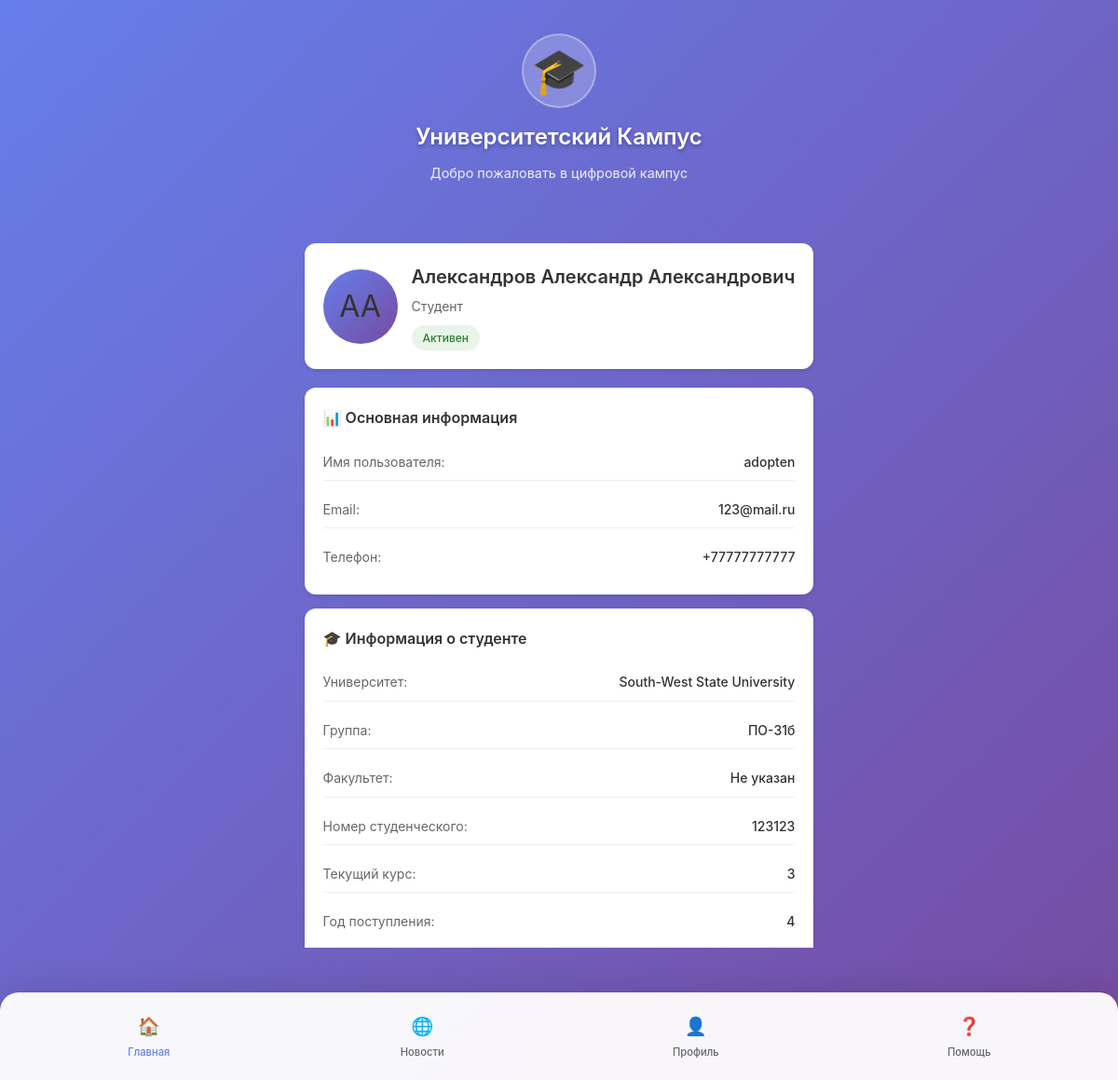
/profile/ (signed in), run on the app's committed database.
### main/models.py (models this page shows, shortened)
class Person(models.Model):
    user = models.OneToOneField(
        settings.AUTH_USER_MODEL, on_delete=models.SET_NULL, null=True, blank=True,
        related_name='person', help_text="Связь с Django User (если есть)"
    )
    last_name = models.CharField("Фамилия", max_length=128)
    first_name = models.CharField("Имя", max_length=128)
    middle_name = models.CharField("Отчество", max_length=128, blank=True)
    role = models.ForeignKey('Role', related_name='role', on_delete=models.SET_NULL, null=True, blank=True)
    email = models.EmailField(blank=True)
    phone = models.CharField(max_length=32, blank=True)
    vk_user_id = models.CharField(
        "VK/Max user id", max_length=64, blank=True, db_index=True
    )
    class Meta:
        indexes = [models.Index(fields=["vk_user_id"])]

class Role(models.Model):
    PERMISSION = [
        ("Moderator_3lvl", "Модератор 3ур."),
        ("Moderator_2lvl", "Модератор 2ур."),
        ("Moderator_1lvl",  "Модератор 1ур."),
        ("Teacher", "Учитель"),
        ("Journalist", "Журналист"),
        ("Headman", "Модерация группы"),
        ("Student", "Студент"),
        ("Applicant", "Абитуриент"),
        ("Guest", "Гость"),
    ]
    permission = models.CharField(max_length=64, choices=PERMISSION)
    name = models.CharField(max_length=32)

class Student(models.Model):
    person = models.OneToOneField(Person, on_delete=models.CASCADE, related_name='student')
    university = models.ForeignKey('University', on_delete=models.CASCADE, related_name='students')
    student_group = models.ForeignKey(StudentGroup, on_delete=models.PROTECT, related_name='students')
    student_id = models.CharField("Номер студенческого билета", max_length=32, unique=True)
    current_year = models.PositiveSmallIntegerField(
        validators=[MinValueValidator(1), MaxValueValidator(6)], help_text="Курс (1..6)"
    )
    admission_year = models.PositiveSmallIntegerField() # год поступления

class University(models.Model):
    name = models.CharField("Название университета", max_length=256, unique=True) # название
    short_name = models.CharField("Короткое имя", max_length=64, unique=True) # скоращенное название
    city = models.CharField("Город", max_length=128, blank=True)
    description = models.TextField(blank=True)
    contact_email = models.EmailField(blank=True)

class StudentGroup(models.Model):
    university = models.ForeignKey('University', on_delete=models.CASCADE, related_name='groups', null=True)
    program = models.ForeignKey('Program', on_delete=models.PROTECT, related_name='groups') # программа обучения
    name = models.CharField(max_length=64)  # ПО-51
    admission_year = models.PositiveSmallIntegerField()  # год начала учебы
    curator = models.ForeignKey(
        Teacher, on_delete=models.SET_NULL, null=True, blank=True, related_name='curating_groups'
    )
    class Meta:
        unique_together = [("program", "name")]
        indexes = [models.Index(fields=["admission_year"])]

### main/views/profile.py (the view)
# urls.py: path('profile/', views.profile_view, name='profile_view'),
def profile_view(request):
    try:
        person = Person.objects.get(user=request.user)
        role_name = "Student"  # значение по умолчанию
        if person.role:
            role_name = person.role.name
        student = getattr(person, 'student', None)
        teacher = getattr(person, 'teacher', None)
        applicant = getattr(person, 'applicant', None)
        context = {
            'person': person,
            'student': student,
            'teacher': teacher,
            'applicant': applicant,
            'menu_buttons': get_menu_buttons(role_name),
        }
    except Person.DoesNotExist:
        context = {
            'person': None,
            'error': 'Профиль не найден',
            'menu_buttons': get_menu_buttons("Student"),  # роль по умолчанию
        }
    return render(request, 'main/profile/profile.html', context)

### main/utils/menu.py (called while the page is built)
def get_menu_buttons(role: str) -> list[dict]:
    return [btn for btn in buttons if role in btn["roles"]]

### main/templates/main/profile/profile.html (shortened to what this page needs)
{% extends 'main/index.html' %}
{% load static %}
{% block extra_styles %}
<link rel="stylesheet" href="{% static 'css/profile_css.css' %}">
{% endblock %}
{% block content %}
<main class="main-content">
    <section class="profile-section">
        {% if error %}
            <div class="error-message">
                <div class="icon">😕</div>
                <h3>{{ error }}</h3>
                <p>Обратитесь в техническую поддержку</p>
            </div>
        {% else %}
            <div class="profile-header">
                <div class="profile-avatar">
                    {% if person.first_name and person.last_name %}
                        {{ person.first_name|first }}{{ person.last_name|first }}
                    {% else %}
                        👤
                    {% endif %}
                </div>
                <div class="profile-info">
                    <h1 class="profile-name">
                        {{ person.last_name }} {{ person.first_name }} {{ person.middle_name }}
                    </h1>
                    <p class="profile-role">
                        {% if person.role %}
                            {{ person.role.name }}
                        {% else %}
                            Пользователь
                        {% endif %}
                    </p>
                    <span class="profile-status">Активен</span>
                </div>
            </div>
            <div class="info-cards">
                <div class="info-card">
                    <h3 class="card-title">📊 Основная информация</h3>
                    <div class="info-grid">
                        <div class="info-item">
                            <span class="info-label">Имя пользователя:</span>
                            <span class="info-value">{{ person.user.username }}</span>
                        </div>
                        <div class="info-item">
                            <span class="info-label">Email:</span>
                            <span class="info-value">{{ person.email|default:"Не указан" }}</span>
                        </div>
                        <div class="info-item">
                            <span class="info-label">Телефон:</span>
                            <span class="info-value">{{ person.phone|default:"Не указан" }}</span>
                        </div>
                    </div>
                </div>
                {% if student %}
                <div class="info-card">
                    <h3 class="card-title">🎓 Информация о студенте</h3>
                    <div class="info-grid">
                        <div class="info-item">
                            <span class="info-label">Университет:</span>
                            <span class="info-value">{{ student.university.name|default:"Не указан" }}</span>
                        </div>
                        <div class="info-item">
                            <span class="info-label">Группа:</span>
                            <span class="info-value">{{ student.student_group.name|default:"Не указана" }}</span>
                        </div>
                        <div class="info-item">
                            <span class="info-label">Факультет:</span>
                            <span class="info-value">{{ student.student_group.faculty.name|default:"Не указан" }}</span>
                        </div>
                        <div class="info-item">
                            <span class="info-label">Номер студенческого:</span>
                            <span class="info-value">{{ student.student_id|default:"Не указан" }}</span>
                        </div>
                        <div class="info-item">
                            <span class="info-label">Текущий курс:</span>
                            <span class="info-value">{{ student.current_year|default:"Не указан" }}</span>
                        </div>
                        <div class="info-item">
                            <span class="info-label">Год поступления:</span>
                            <span class="info-value">{{ student.admission_year|default:"Не указан" }}</span>
                        </div>
                    </div>
                </div>
                {% endif %}
            </div>
        {% endif %}
    </section>
</main>
{% endblock %}

### main/static/css/styles.css (style rules this page uses)
* { margin: 0; padding: 0; box-sizing: border-box; -webkit-tap-highlight-color: transparent; }
html, body { height: 100%; }
body { font-family: -apple-system, BlinkMacSystemFont, 'Segoe UI', Roboto, Oxygen, Ubuntu, sans-serif; background: linear-gradient(135deg, #667eea 0%, #764ba2 100%); color: #333; line-height: 1.6; min-height: 100vh; padding: env(safe-area-inset-top) env(safe-area-inset-right) env(safe-area-inset-bottom) env(safe-area-inset-left); display: flex; flex-direction: column; background-attachment: fixed; }
.main-content { flex: 1; display: flex; flex-direction: column; gap: 20px; overflow-y: auto; -webkit-overflow-scrolling: touch; }
.main-content { scroll-behavior: smooth; }
.main-content { -ms-overflow-style: none; scrollbar-width: none; }

### main/static/css/profile_css.css (style rules this page uses)
.profile-section { padding: 20px; }
.profile-header { display: flex; align-items: center; background: white; border-radius: 12px; padding: 20px; box-shadow: 0 2px 4px rgba(0,0,0,0.1); margin-bottom: 20px; }
.profile-avatar { width: 80px; height: 80px; border-radius: 50%; background: linear-gradient(135deg, #667eea 0%, #764ba2 100%); display: flex; align-items: center; justify-content: center; margin-right: 15px; font-size: 32px; }
.profile-info { flex: 1; }
.profile-name { font-size: 20px; font-weight: 600; margin: 0 0 5px 0; color: #333; }
.profile-role { color: #666; margin: 0 0 8px 0; font-size: 14px; }
.profile-status { display: inline-block; padding: 4px 12px; background: #e8f5e8; color: #2e7d32; border-radius: 20px; font-size: 12px; font-weight: 500; }
.info-cards { display: flex; flex-direction: column; gap: 15px; }
.info-card { background: white; border-radius: 12px; padding: 20px; box-shadow: 0 2px 4px rgba(0,0,0,0.1); }
.card-title { font-size: 16px; font-weight: 600; margin: 0 0 15px 0; color: #333; display: flex; align-items: center; gap: 8px; }
.info-grid { display: grid; gap: 12px; }
.info-item { display: flex; justify-content: space-between; align-items: center; padding: 8px 0; border-bottom: 1px solid #f0f0f0; }
.info-item:last-child { border-bottom: none; }
.info-label { color: #666; font-size: 14px; }
.info-value { color: #333; font-weight: 500; font-size: 14px; text-align: right; }

### data on the page
Person: first_name|first "А", last_name|first "А", last_name "Александров", first_name "Александр", middle_name "Александрович", role.name "Студент", user.username "adopten", email "123@mail.ru", phone "+77777777777"
Student: university.name "South-West State University", student_group.name "ПО-31б", student_group.faculty.name "Не указан", student_id "123123", current_year "3", admission_year "4"
